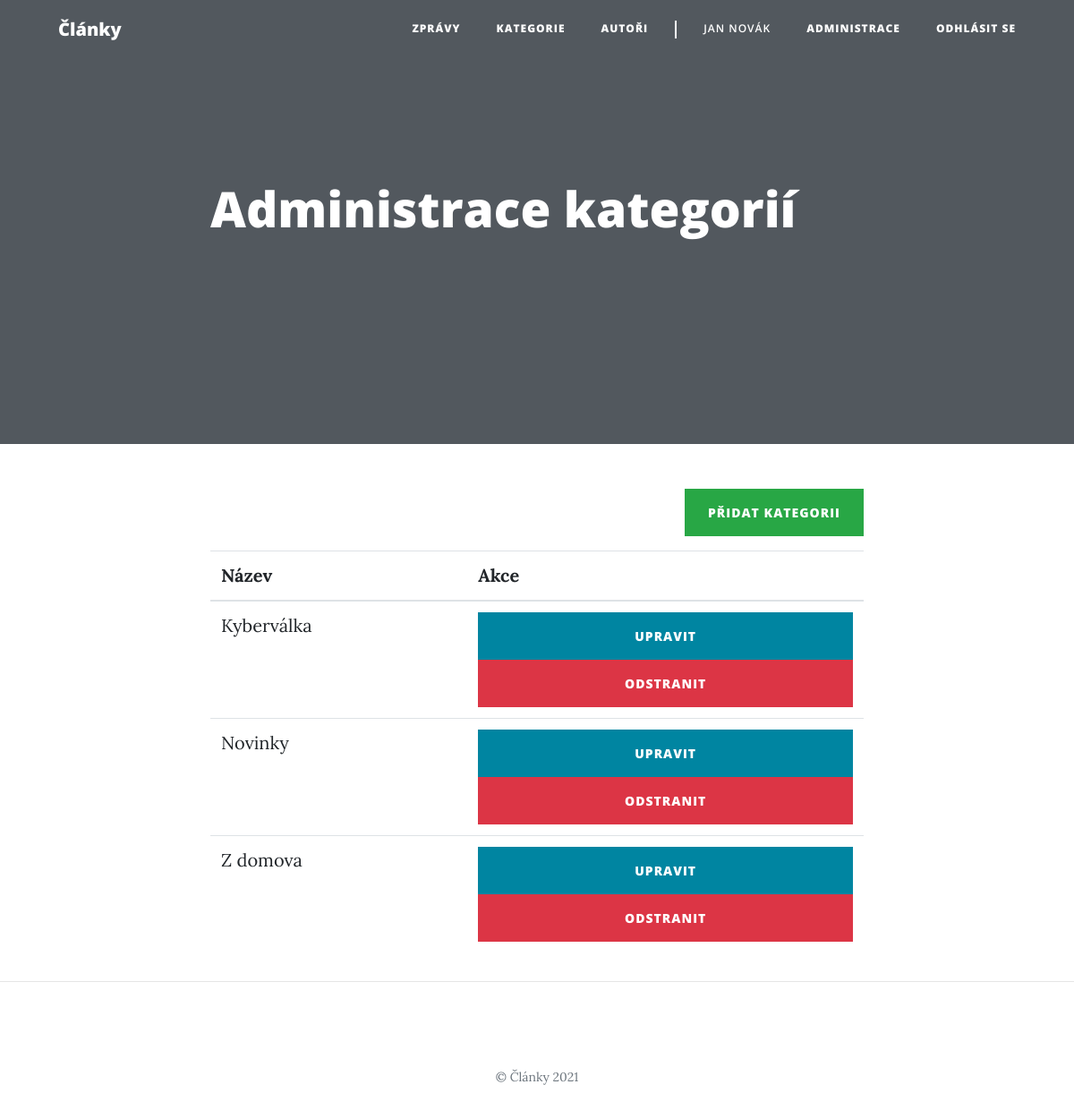
Page /category_administration.php (signed in) on the committed database.
### tables this page shows
CREATE TABLE `category` (
  `id` int(10) UNSIGNED NOT NULL,
  `name` varchar(50) NOT NULL
);

### php/Application.php (called while the page is built, shortened)
<?php
class Application
{
    public static function loadModel($className)
    {
        $filename = "./php/model/" . $className . ".php";
    }
}

### php/model/Database.php (called while the page is built, shortened)
<?php
class Database
{
    private $conn;
    public function __construct()
    {
        $this->conn = new PDO(sprintf("mysql:host=%s;dbname=%s", self::HOST, self::DBNAME), self::USER, self::PASS, [
            PDO::ATTR_ERRMODE => PDO::ERRMODE_EXCEPTION
        ]);
        $this->conn->query("set names utf8");
    }
    public function select($sql, $params = [])
    {
        $stmt = $this->execute($sql, $params);
        return $stmt->fetchAll();
    }
    private function execute($sql, $params = [])
    {
        $stmt = $this->conn->prepare($sql);
        $stmt->execute($params);
        return $stmt;
    }
}

### php/model/BaseRepository.php (called while the page is built, shortened)
<?php
abstract class BaseRepository
{
    public function __construct(Database $db)
    {
        $this->db = $db;
    }
}

### php/model/CategoryRepository.php (called while the page is built, shortened)
<?php
class CategoryRepository extends BaseRepository
{
    public function getCategoriesAlphabetically()
    {
        $sql = "select * from category order by name";
        return $this->db->select($sql);
    }
}

### category_administration.php (the view, shortened to what this page needs)
<?php
require_once "./php/Application.php";
$db = new Database();
$cr = new CategoryRepository($db);
$categories = $cr->getCategoriesAlphabetically();
include "./php/partials/document_start.php";
?>
<div class="text-right mb-3">
  <a class="btn btn-success" href="category_add.php">Přidat kategorii</a>
</div>
<table class="table table-hover">
  <thead>
    <tr>
      <th scope="col">Název</th>
      <th scope="col">Akce</th>
    </tr>
  </thead>
  <tbody>
    <?php foreach ($categories as $category) : ?>
      <tr>
        <td><?= $category["name"] ?></td>
        <td>
          <a class="btn btn-primary w-100 px-0" href="<?= "category_edit.php?id=" . $category["id"] ?>">Upravit</a>
          <a class="btn btn-danger w-100 px-0" href="<?= "category_delete.php?id=" . $category["id"] ?>">Odstranit</a>
        </td>
      </tr>
    <?php endforeach; ?>
  </tbody>
</table>
<?php
include "./php/partials/document_end.php";

### css/clean-blog.css (style rules this page uses)
body { font-size: 20px; color: #212529; font-family: "Lora", "Times New Roman", serif; }
a { color: #212529; transition: all 0.2s; }
.btn { font-size: 14px; font-weight: 800; padding: 15px 25px; letter-spacing: 1px; text-transform: uppercase; border-radius: 0; font-family: "Open Sans", "Helvetica Neue", Helvetica, Arial, sans-serif; }
.btn-primary { background-color: #0085a1; border-color: #0085a1; }

### rows in the picture
category: name "Kyberválka"
category: name "Novinky"
category: name "Z domova"

### other values in the picture
Application::logged_user()["name"] "JAN NOVÁK"
$heading "Administrace kategorií"
